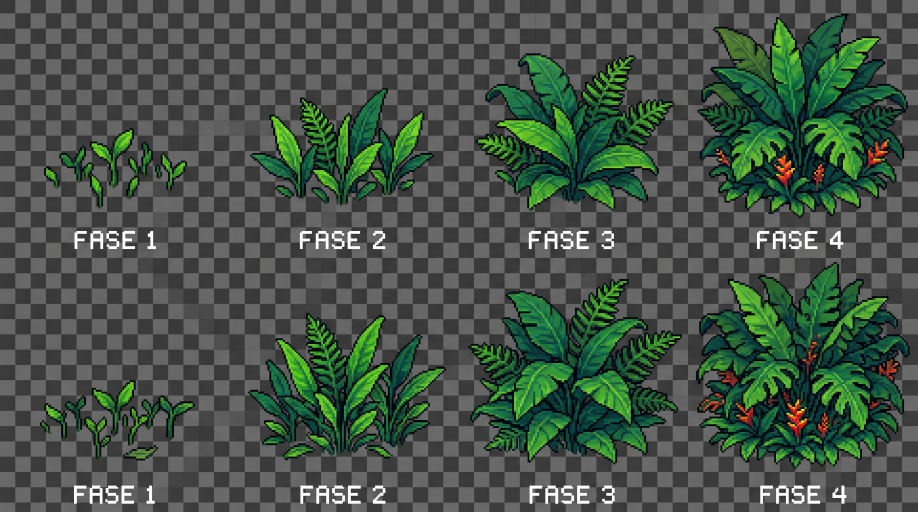
#> input picture jogo-original/VALE-DO-CAMPO/tools/plants/folha-plantas.jpg, 2752 x 1536 px (shown at 1/3 size)
$ python make-plants.py
#> lines starting #> are read from the running program, lines starting #| are printed output that depends on the picture; after the words box and inside, x2 and y2 are one past the last pixel; in counts of white or black regions, pixels touching at a corner belong together
#!/usr/bin/env python3
"""Recorta a folha de sprites das plantas amazônicas (tools/plants/folha-plantas.jpg) em 8 PNGs de fundo transparente.

A folha vem com o xadrez "de transparência" gravado na imagem (JPEG) e legendas "FASE n". Aqui:
  1. fundo = pixels cinza (xadrez e texto branco: quase sem saturação); planta = o resto;
  2. cada célula da grade (2 linhas x 4 fases) vira uma máscara limpa (sem ruído, sem buracos);
  3. recorta a caixa da planta, reduz para o tamanho de jogo (média por área, alfa em 0/255 para a borda ficar nítida);
  4. grava public/assets/sprites/plants/<especie>_<fase>.png (linha de cima = helicônia, de baixo = samambaia).

Uso:  python3 tools/plants/make-plants.py      (requer Pillow, numpy e scipy; ferramenta opcional, fora do jogo)
"""
import os
import numpy as np
from PIL import Image
from scipy import ndimage as ndi

AQUI = os.path.dirname(os.path.abspath(__file__))
SAIDA = os.path.join(AQUI, '..', '..', 'public', 'assets', 'sprites', 'plants')
ESPECIES = ['helikonia', 'samambaia']          # linha 0, linha 1
LARGURA = [16, 22, 28, 34]                       # largura final (px de jogo) por fase; a altura segue a proporção
COLUNAS = [0.0, 0.215, 0.51, 0.745, 1.0]       # limites das 4 fases na largura da folha
LINHAS = [0.0, 0.5, 1.0]


def mascara(a):
    mx, mn = a.max(2), a.min(2)
    bg = ((mx - mn) < 16) & (mx > 38)             # cinza do xadrez e branco do texto
    fg = ndi.binary_opening(~bg, iterations=1)
    return ndi.binary_fill_holes(ndi.binary_closing(fg, iterations=3))


def realce(px):
    """A média por área escurece e empasta as cores: devolve brilho e saturação (e um pouco de contraste) para a
    sprite ler bem em tamanho pequeno, sob a luz do jogo."""
    rgb = px[..., :3].astype(np.float64) / 255
    lum = rgb.mean(2, keepdims=True)
    rgb = lum + (rgb - lum) * 1.3                  # saturação
    rgb = (rgb - 0.45) * 1.18 + 0.45 + 0.07         # contraste e brilho
    px = px.copy()
    px[..., :3] = np.clip(rgb * 255, 0, 255).astype(np.uint8)
    px[px[..., 3] == 0, :3] = 0
    return px


def main():
    im = Image.open(os.path.join(AQUI, 'folha-plantas.jpg')).convert('RGB')
#> im is the input picture: PIL image 2752x1536 RGB; mean R, G, B 68.8, 83.6, 71.8
    a = np.array(im).astype(np.int32)
    H, W = a.shape[:2]
#> H = 1536; W = 2752
    m = mascara(a)
#> in mascara, `mx, mn = a.max(2), a.min(2)`:
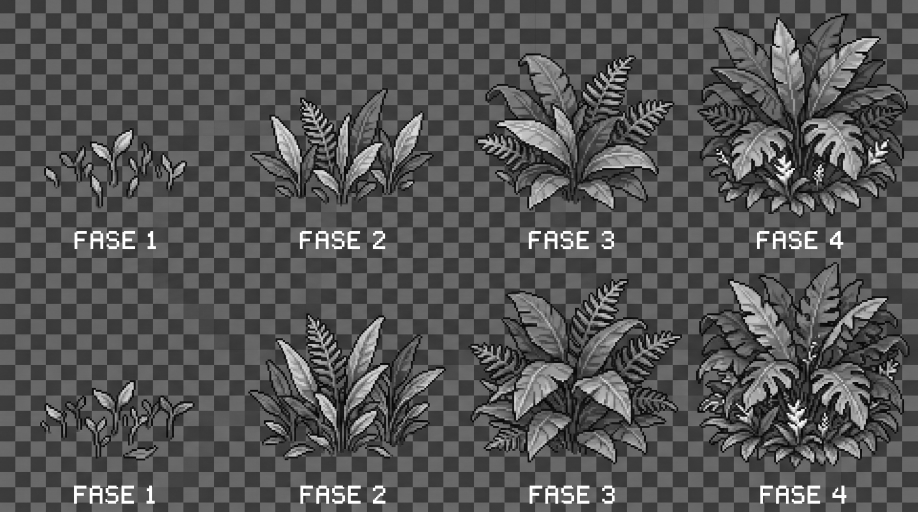
#> mx: shape (1536, 2752) int32 (shown at 1/3 size); min 0, max 255, mean 84.7
#> in mascara, `bg = ((mx - mn) < 16) & (mx > 38)`:
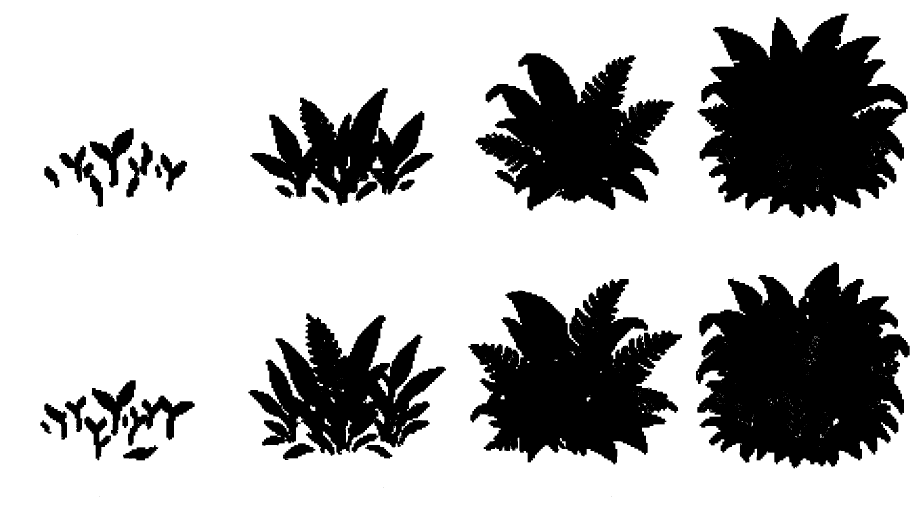
#> bg: shape (1536, 2752) bool (shown at 1/3 size); 71.7% white; 75 black regions (49 under 20 px), largest, box (x1, y1, x2, y2) and area: (2088, 787, 2729, 1405) 276543, (2093, 41, 2723, 654) 262920, (1405, 837, 2046, 1393) 213103
#> in mascara, `fg = ndi.binary_opening(~bg, iterations=1)`: fg: shape (1536, 2752) bool; 28.2% white; 36 white regions (7 under 20 px), largest, box (x1, y1, x2, y2) and area: (2088, 787, 2729, 1405) 276163, (2093, 41, 2723, 654) 262541, (1405, 837, 2046, 1393) 212663
#> in mascara, `return ndi.binary_fill_holes(ndi.binary_closing(fg, iterations=3))`:
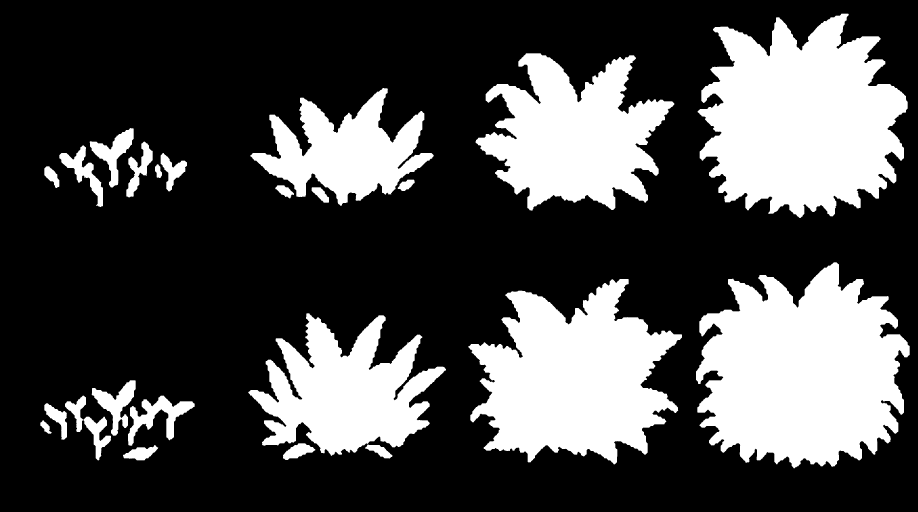
#> returned value: shape (1536, 2752) bool (shown at 1/3 size); 29.1% white; 22 white regions, largest, box (x1, y1, x2, y2) and area: (2088, 787, 2729, 1405) 279619, (2093, 41, 2723, 654) 267042, (1405, 837, 2046, 1393) 219954
    os.makedirs(SAIDA, exist_ok=True)
    for r, esp in enumerate(ESPECIES):
        for f in range(4):
            x0, x1 = int(COLUNAS[f] * W), int(COLUNAS[f + 1] * W)
            y0, y1 = int(LINHAS[r] * H), int(LINHAS[r + 1] * H)
            mm = m[y0:y1, x0:x1]
            lab, n = ndi.label(ndi.binary_dilation(mm, iterations=4))
            if n == 0:
                raise SystemExit(f'{esp} fase {f + 1}: nada encontrado')
            # fica com os pedaços de bom tamanho (descarta restos do texto e do ruído)
            tam = ndi.sum(mm, lab, range(1, n + 1))
            ok = np.isin(lab, [k + 1 for k, t in enumerate(tam) if t > tam.max() * 0.01])
            mm = mm & ok
            mm = ndi.binary_erosion(mm, iterations=1) | (mm & ~ndi.binary_erosion(mm, iterations=3))  # tira o halo do JPEG
            ys, xs = np.where(mm)
            by0, by1, bx0, bx1 = ys.min(), ys.max() + 1, xs.min(), xs.max() + 1
            rgb = a[y0:y1, x0:x1][by0:by1, bx0:bx1].astype(np.float64)
            al = mm[by0:by1, bx0:bx1].astype(np.float64)
            w = LARGURA[f]
            h = max(1, round((by1 - by0) * w / (bx1 - bx0)))
            # média por área ponderada pelo alfa (cores do fundo não vazam para a borda)
            def red(x):
                return np.array(Image.fromarray(x.astype(np.float32), 'F').resize((w, h), Image.BOX))
            A = red(al)
            out = np.zeros((h, w, 4), np.uint8)
            for c in range(3):
                out[..., c] = np.clip(red(rgb[..., c] * al) / np.maximum(A, 1e-6), 0, 255)
            out[..., 3] = np.where(A >= 0.5, 255, 0)
            out[out[..., 3] == 0, :3] = 0
            out = realce(out)
            Image.fromarray(out, 'RGBA').save(os.path.join(SAIDA, f'{esp}_{f + 1}.png'), optimize=True)
            print(f'{esp}_{f + 1}.png  {w}x{h}')
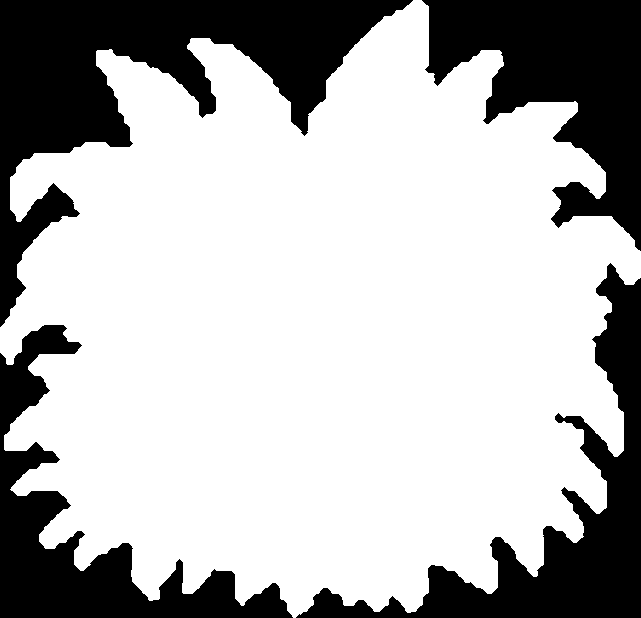
#> al: shape (618, 641) float64; values 0 (black) and 1 (white), 70.6% white; 4 black regions, box (x1, y1, x2, y2) and area: (0, 0, 413, 327) 40979, (422, 0, 641, 251) 27622, (296, 263, 641, 618) 25914, (0, 325, 293, 618) 22004
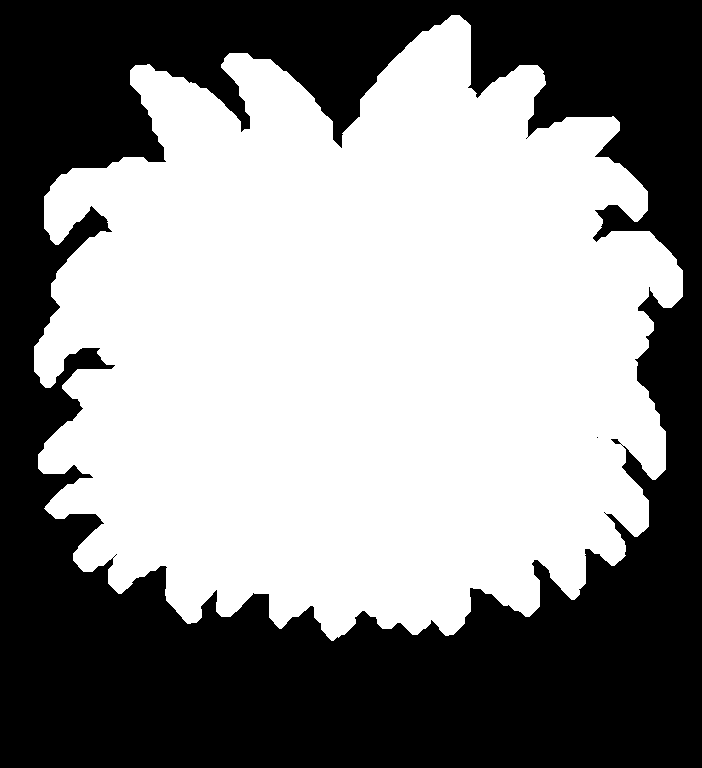
#> lab: shape (768, 702) int32; values 0 (black) and 1 (white), 54.6% white; 2 black regions (1 under 20 px), largest, box (x1, y1, x2, y2) and area: (0, 0, 702, 768) 244991
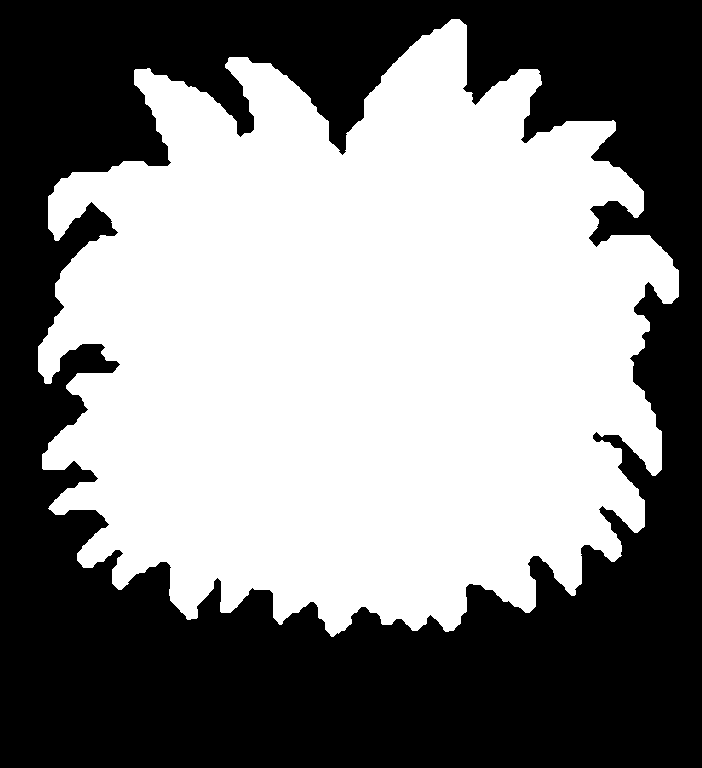
#> mm: shape (768, 702) bool; 51.9% white; 1 black region, box (x1, y1, x2, y2) and area: (0, 0, 702, 768) 259517
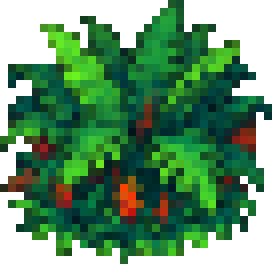
#> out: shape (33, 34, 4) (shown 8 times larger); mean R, G, B, A 22.1, 70.2, 32.1, 179.1; transparent parts drawn white


if __name__ == '__main__':
    main()
